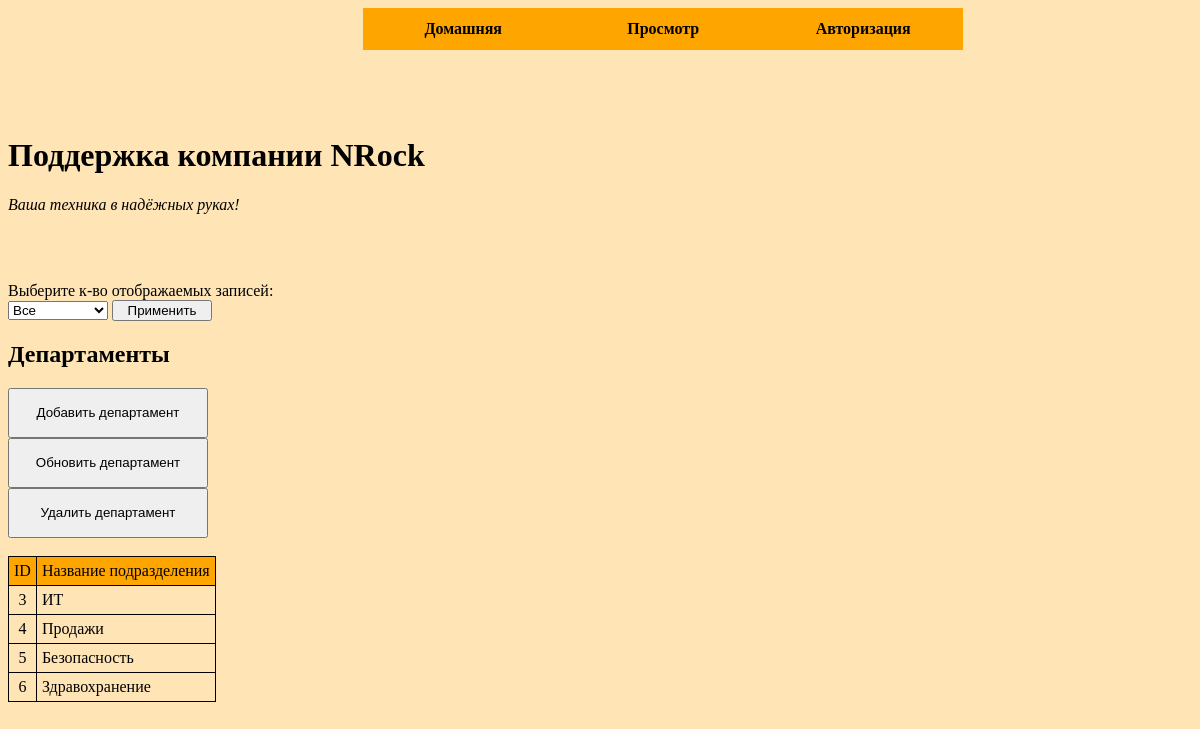
Page /get_all_dep on the committed database.
### project/models.py (models this page shows, shortened)
class Departments(db.Model):
    id = db.Column(db.Integer, primary_key=True, autoincrement=True)
    dt_add = db.Column(db.DateTime, nullable=False)
    dep_name = db.Column(db.String(100), nullable=False)
    dt_upd = db.Column(db.DateTime, nullable=False)

### project/routes.py (the view)
@my_apply.route("/get_all_dep", methods=["GET", "POST"])
def get_all_dep():
    ip = request.environ['REMOTE_ADDR']
    res_session = check_active_session(ip)
    emp_id = get_emp_id_by_session(ip)
    if res_session is None:
        return render_template("departments.html", dep_list="", emp_id=0, dep_data="Вы не авторизированы",
                               user_roles="")
    else:
        cou_row = request.form.get('cou_row')
        if cou_row == "0":
            dep_list = get_dep_list()
        else:
            dep_list = get_dep_list(cou_row)
        return render_template("departments.html", dep_list=dep_list, emp_id=emp_id[0], user_roles=res_session[0])

### project/models.py (called while the page is built)
def get_dep_list(p_count_row=0):
    res_arr = []
    if p_count_row == "0":
        dep_all = db.session.query(Departments).all()
    else:
        dep_all = db.session.query(Departments).limit(p_count_row).all()
    for i in dep_all:
        res_arr.append((i.__dict__['id'], i.__dict__['dep_name']))
    return res_arr

def get_emp_id_by_session(p_ip):
    dt = datetime.now()
    sql_check = db.select(Sessions.emp_id).where(
        db.and_(Sessions.ip_connect == f'{p_ip}', Sessions.dt_session_logout > dt))
    res = db.session.execute(sql_check).fetchone()
    return res

### project/routes.py (called while the page is built)
def check_active_session(p_ip_connect):
    dt = datetime.now()
    del_old_sess = db.delete(Sessions).where(Sessions.dt_session_logout < dt)
    db.session.execute(del_old_sess)
    db.session.commit()
    sql_check = db.select(Sessions.role_id, Sessions.emp_id).where(
        db.and_(Sessions.ip_connect == f'{p_ip_connect}', Sessions.dt_session_logout > dt))
    res = db.session.execute(sql_check).fetchone()
    return res

### templates/departments.html (shortened to what this page needs)
<!DOCTYPE html>
<html lang="en">
<head>
</head>
<body bgcolor="#FFE4B5">
<header>
    <ul id="menu" style="border: 1px;">
        <li><a href="/">Домашняя</a></li>
        <li>
                <a href="#">Просмотр</a>
        </li>
        <li><a href="/authorization">Авторизация</a></li>
</ul>
<br><br><br><br><br><br>
</header>
<h1>Поддержка компании NRock</h1>
<p><i>Ваша техника в надёжных руках!</i></p>
<br><br>
{% if user_roles == 2 %}
    <form action="" method="post">
        <p>
            Выберите к-во отображаемых записей:
            <br>
            <select id="sel_size" size="1" name="cou_row">
                <option value="0">Все</option>
            </select>
            <input id="sel_size" type="submit" value="Применить">
        </p>
    </form>
    <h2>Департаменты</h2>
        <form action="/create_dep" method="post">
            <button id="button">Добавить департамент</button>
        </form>
        <form action="/update_dep" method="post">
            <button id="button">Обновить департамент</button>
        </form>
        <form action="/delete_dep" method="post">
            <button id="button">Удалить департамент</button>
        </form>
        <br>
    <table >
        <tr align="center" style="background: orange;">
            <td>ID</td>
            <td>Название подразделения</td>
        </tr>
        {% for dep in dep_list %}
        <tr>
            <td align="center">{{ dep[0] }}</td>
            <td>{{ dep[1] }}</td>
        </tr>
        {% endfor %}
    </table>
{% else %}
    <div style="color:red; font-weight: bold">
    {{ dep_data }}
    </div>
{% endif %}
</body>
</html>

### templates/departments.html (style rules this page uses)
#sel_size { width:100px; }
#button { width:200px; height: 50px; }
TABLE { border-collapse: collapse; border: 1px solid black; }
TD, TH { padding: 5px; border: 1px solid black; }
#menu { padding: 0; margin: 0; margin-left: 30%; font-family: Verdana; font-weight: bold; }
#menu li { list-style: none; float: left; height: 30px; padding: 0; margin: 0; width: 200px; text-align: center; background: orange; position: relative; padding-top: 12px; }
#menu li a { display: block; width: 200px; height: 30px; color: black; text-decoration: none; }

### rows in the picture
Departments: id "3", dep_name "ИТ"
Departments: id "4", dep_name "Продажи"
Departments: id "5", dep_name "Безопасность"
Departments: id "6", dep_name "Здравохранение"
